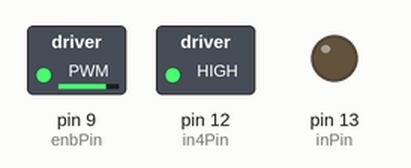
Recording of a sketch running on a simulated Arduino Uno, built with avr-gcc and run on an emulated ATmega328P. On the bench: switched loads named in the sketch (green lamp = pin HIGH), output pins drawn as LEDs (lit = HIGH).

Above: at 0.05 s.
At 9.95 s:
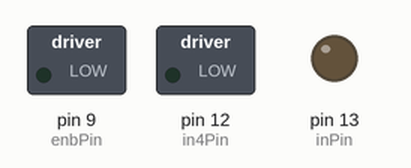
Timing chart, 0 to 13.0 s (numbered marks = the images above):
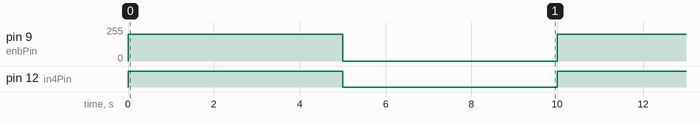

Measured:
- by itself, pin 9 (enbPin): alternates 200/255 for 5.0 s and 0/255 for 5.0 s
- by itself, pin 12 (in4Pin): alternates HIGH for 5.0 s and LOW for 5.0 s

The sketch:

Test_Bridge.ino
```cpp
int enbPin = 9;  // PWM pin for speed control
int in4Pin = 12;  // Input 4 pin
int inPin = 13;   // Input pin

void setup() {
  pinMode(enbPin, OUTPUT);
  pinMode(in4Pin, OUTPUT);
  pinMode(inPin, OUTPUT);
}

void loop() {
  // Set the speed and direction of the motor
  analogWrite(enbPin, 200);  // Set the speed (0-255)
  digitalWrite(in4Pin, HIGH);  // Set the direction (HIGH for forward, LOW for backward)
  digitalWrite(inPin, LOW);

  // Wait for a few seconds
  delay(5000);

  // Stop the motor
  analogWrite(enbPin, 0);
  digitalWrite(in4Pin, LOW);
  digitalWrite(inPin, LOW);

  // Wait for a few seconds
  delay(5000);
}
```
